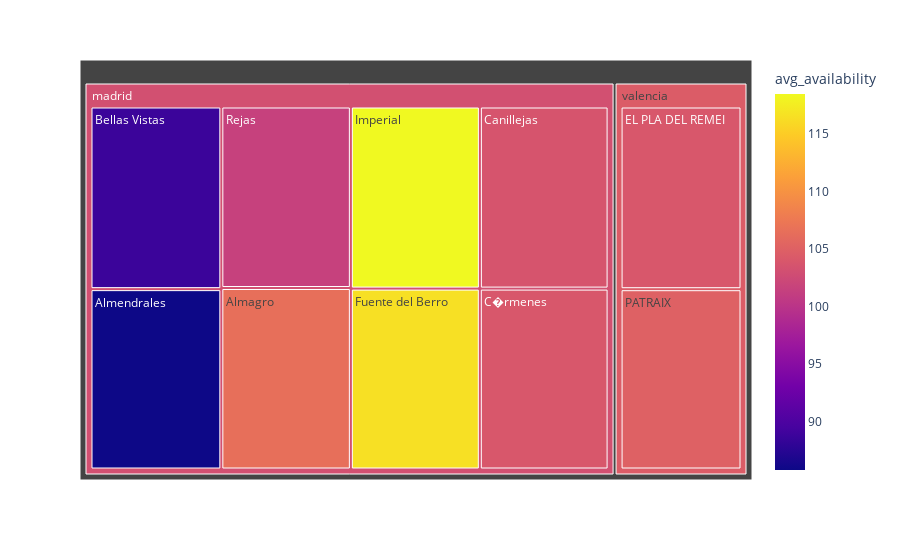

The notebook cell saved with this chart:
### Code cell
fig = px.treemap(top_areas.head(10),
                 path=['city', 'neighbourhood_name'],
                 values='optimization_score',
                 color='avg_availability',
                 hover_data=['avg_review', 'avg_location'])
fig.show()

### Figure 1 — Plotly figure (JSON) as saved in the notebook; plotly's stock layout.template omitted (floating-point values rounded to 4 significant figures)
{"data": [{"branchvalues": "total", "customdata": [["94.72727272727273", "96.36363636363636", 88.73], ["93.625", "100.0", 104], ["92.77777777777777", "94.44444444444444", 85.78], ["93.5", "96.66666666666667", 101.5], ["93.69444444444444", "97.77777777777777", 106.6], ["96.25", "97.5", 118.5], ["92.0", "98.33333333333333", 103.7], ["94.66666666666667", "95.0", 105.0], ["94.91666666666667", "96.66666666666667", 116.6], ["95.125", "92.5", 104.0], ["(?)", "(?)", 103.1], ["(?)", "(?)", 104.5]], "domain": {"x": [0, 1], "y": [0, 1]}, "hovertemplate": "labels=%{label}<br>optimization_score=%{value}<br>parent=%{parent}<br>id=%{id}<br>avg_review=%{customdata[0]}<br>avg_location=%{customdata[1]}<br>avg_availability=%{color}<extra></extra>", "ids": ["madrid/Bellas Vistas", "valencia/EL PLA DEL REMEI", "madrid/Almendrales", "madrid/Rejas", "madrid/Almagro", "madrid/Imperial", "madrid/Canillejas", "valencia/PATRAIX", "madrid/Fuente del Berro", "madrid/C�rmenes", "madrid", "valencia"], "labels": ["Bellas Vistas", "EL PLA DEL REMEI", "Almendrales", "Rejas", "Almagro", "Imperial", "Canillejas", "PATRAIX", "Fuente del Berro", "C�rmenes", "madrid", "valencia"], "marker": {"coloraxis": "coloraxis", "colors": [88.73, 104.0, 85.78, 101.5, 106.6, 118.5, 103.7, 105.0, 116.6, 104.0, 103.1, 104.5]}, "name": "", "parents": ["madrid", "valencia", "madrid", "madrid", "madrid", "madrid", "madrid", "valencia", "madrid", "madrid", "", ""], "type": "treemap", "values": [89.51, 88.9, 88.39, 88.06, 88.05, 88.01, 87.78, 87.74, 87.38, 87.25, 704.4, 176.6]}], "layout": {"coloraxis": {"colorbar": {"title": {"text": "avg_availability"}}, "colorscale": [[0, "#0d0887"], [0.1111, "#46039f"], [0.2222, "#7201a8"], [0.3333, "#9c179e"], [0.4444, "#bd3786"], [0.5556, "#d8576b"], [0.6667, "#ed7953"], [0.7778, "#fb9f3a"], [0.8889, "#fdca26"], [1, "#f0f921"]]}, "legend": {"tracegroupgap": 0}, "margin": {"t": 60}}}
